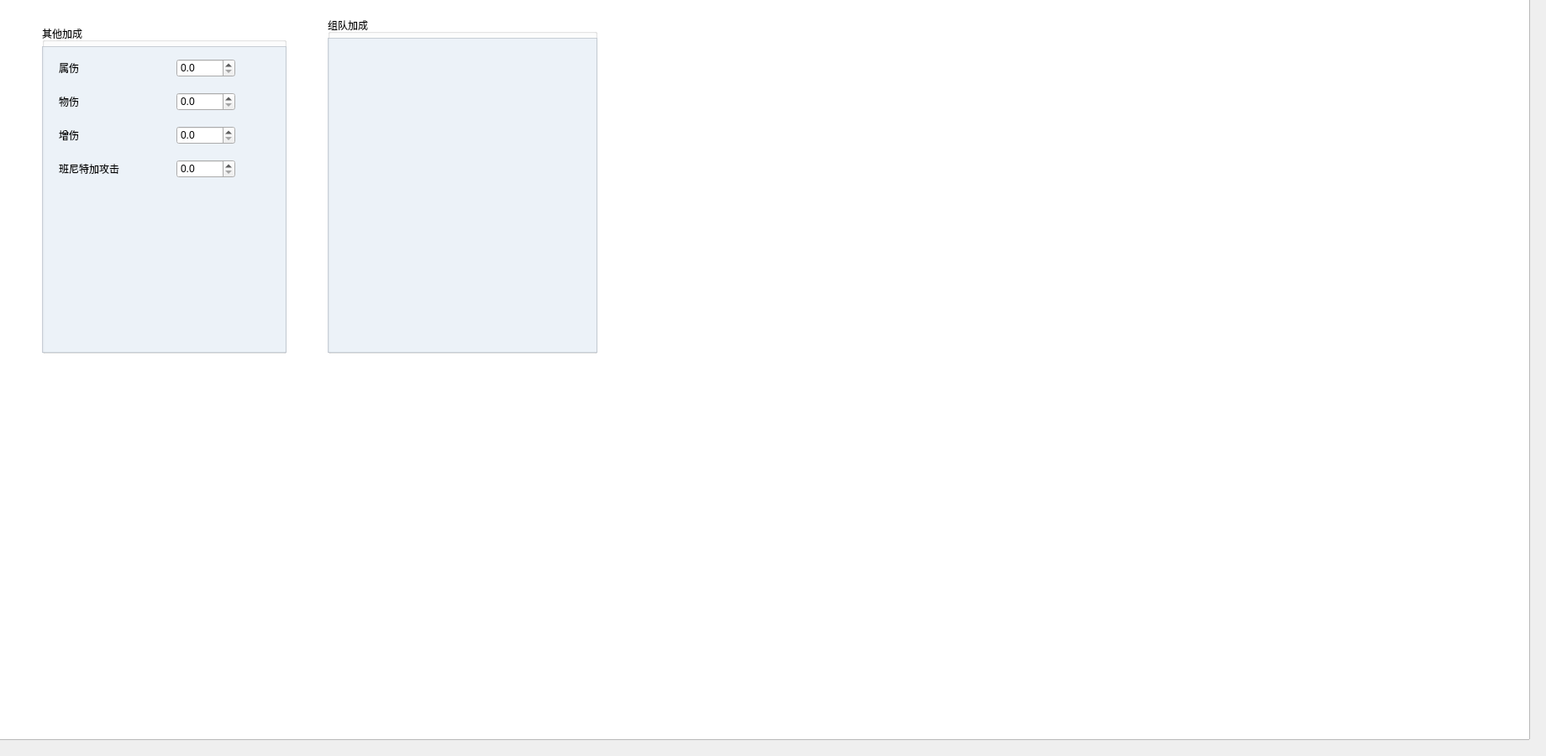
    <widget class="QWidget" name="tab_2">
     <attribute name="title">
      <string>其他增益</string>
     </attribute>
     <widget class="QGroupBox" name="groupBox_5">
      <property name="geometry">
       <rect>
        <x>50</x>
        <y>30</y>
        <width>291</width>
        <height>391</height>
       </rect>
      </property>
      <property name="title">
       <string>其他加成</string>
      </property>
      <widget class="QDoubleSpinBox" name="digit_fd">
       <property name="geometry">
        <rect>
         <x>160</x>
         <y>80</y>
         <width>70</width>
         <height>22</height>
        </rect>
       </property>
       <property name="decimals">
        <number>1</number>
       </property>
       <property name="maximum">
        <double>1000.000000000000000</double>
       </property>
       <property name="singleStep">
        <double>1.000000000000000</double>
       </property>
      </widget>
      <widget class="QLabel" name="label_6">
       <property name="geometry">
        <rect>
         <x>20</x>
         <y>40</y>
         <width>61</width>
         <height>21</height>
        </rect>
       </property>
       <property name="text">
        <string>属伤</string>
       </property>
      </widget>
      <widget class="QLabel" name="label_13">
       <property name="geometry">
        <rect>
         <x>20</x>
         <y>80</y>
         <width>61</width>
         <height>21</height>
        </rect>
       </property>
       <property name="text">
        <string>物伤</string>
       </property>
      </widget>
      <widget class="QDoubleSpinBox" name="digit_ed">
       <property name="geometry">
        <rect>
         <x>160</x>
         <y>40</y>
         <width>70</width>
         <height>22</height>
        </rect>
       </property>
       <property name="decimals">
        <number>1</number>
       </property>
       <property name="maximum">
        <double>1000.000000000000000</double>
       </property>
       <property name="singleStep">
        <double>1.000000000000000</double>
       </property>
      </widget>
      <widget class="QLabel" name="label_18">
       <property name="geometry">
        <rect>
         <x>20</x>
         <y>120</y>
         <width>61</width>
         <height>21</height>
        </rect>
       </property>
       <property name="text">
        <string>增伤</string>
       </property>
      </widget>
      <widget class="QDoubleSpinBox" name="digit_alld">
       <property name="geometry">
        <rect>
         <x>160</x>
         <y>120</y>
         <width>70</width>
         <height>22</height>
        </rect>
       </property>
       <property name="decimals">
        <number>1</number>
       </property>
       <property name="maximum">
        <double>1000.000000000000000</double>
       </property>
       <property name="singleStep">
        <double>1.000000000000000</double>
       </property>
      </widget>
      <widget class="QDoubleSpinBox" name="digit_benett">
       <property name="geometry">
        <rect>
         <x>160</x>
         <y>160</y>
         <width>70</width>
         <height>22</height>
        </rect>
       </property>
       <property name="decimals">
        <number>1</number>
       </property>
       <property name="maximum">
        <double>5000.000000000000000</double>
       </property>
       <property name="singleStep">
        <double>1.000000000000000</double>
       </property>
      </widget>
      <widget class="QLabel" name="label_24">
       <property name="geometry">
        <rect>
         <x>20</x>
         <y>160</y>
         <width>121</width>
         <height>21</height>
        </rect>
       </property>
       <property name="text">
        <string>班尼特加攻击</string>
       </property>
      </widget>
      <widget class="QGraphicsView" name="graphicsView_15">
       <property name="geometry">
        <rect>
         <x>0</x>
         <y>25</y>
         <width>291</width>
         <height>365</height>
        </rect>
       </property>
       <property name="styleSheet">
        <string notr="true">background-color: rgba(224, 234, 244,150)</string>
       </property>
      </widget>
      <zorder>graphicsView_15</zorder>
      <zorder>digit_fd</zorder>
      <zorder>label_6</zorder>
      <zorder>label_13</zorder>
      <zorder>digit_ed</zorder>
      <zorder>label_18</zorder>
      <zorder>digit_alld</zorder>
      <zorder>digit_benett</zorder>
      <zorder>label_24</zorder>
     </widget>
     <widget class="QGraphicsView" name="graphicsView_3">
      <property name="geometry">
       <rect>
        <x>-10</x>
        <y>-10</y>
        <width>1831</width>
        <height>891</height>
       </rect>
      </property>
      <property name="styleSheet">
       <string notr="true">background: url(./data/bg.png);	</string>
      </property>
     </widget>
     <widget class="QGroupBox" name="groupBox_10">
      <property name="geometry">
       <rect>
        <x>390</x>
        <y>20</y>
        <width>321</width>
        <height>401</height>
       </rect>
      </property>
      <property name="title">
       <string>组队加成</string>
      </property>
      <widget class="QGraphicsView" name="graphicsView_16">
       <property name="geometry">
        <rect>
         <x>0</x>
         <y>25</y>
         <width>321</width>
         <height>375</height>
        </rect>
       </property>
       <property name="styleSheet">
        <string notr="true">background-color: rgba(224, 234, 244,150)</string>
       </property>
      </widget>
     </widget>
     <zorder>graphicsView_3</zorder>
     <zorder>groupBox_5</zorder>
     <zorder>groupBox_10</zorder>
    </widget>
